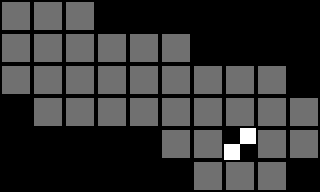

This is a level from a 2D game, rendered from its Tiled map with the project's own tilesets. A one-line summary and the complete map file follow:
An orthogonal 10x6 tile map with 32x32 px tiles, 1 tile layer (Tile Layer 1).

<map version="1.0" tiledversion="1.1.6" orientation="orthogonal" renderorder="right-down" width="10" height="6" tilewidth="32" tileheight="32" infinite="0" nextobjectid="1">
 <tileset firstgid="1" source="Bloxorz_tileset.tsx" />
 <layer name="Tile Layer 1" width="10" height="6">
  <data encoding="csv">
1,1,1,0,0,0,0,0,0,0,
1,1,1,1,1,1,0,0,0,0,
1,1,1,1,1,1,1,1,1,0,
0,1,1,1,1,1,1,1,1,1,
0,0,0,0,0,1,1,3,1,1,
0,0,0,0,0,0,1,1,1,0
</data>
 </layer>
</map>